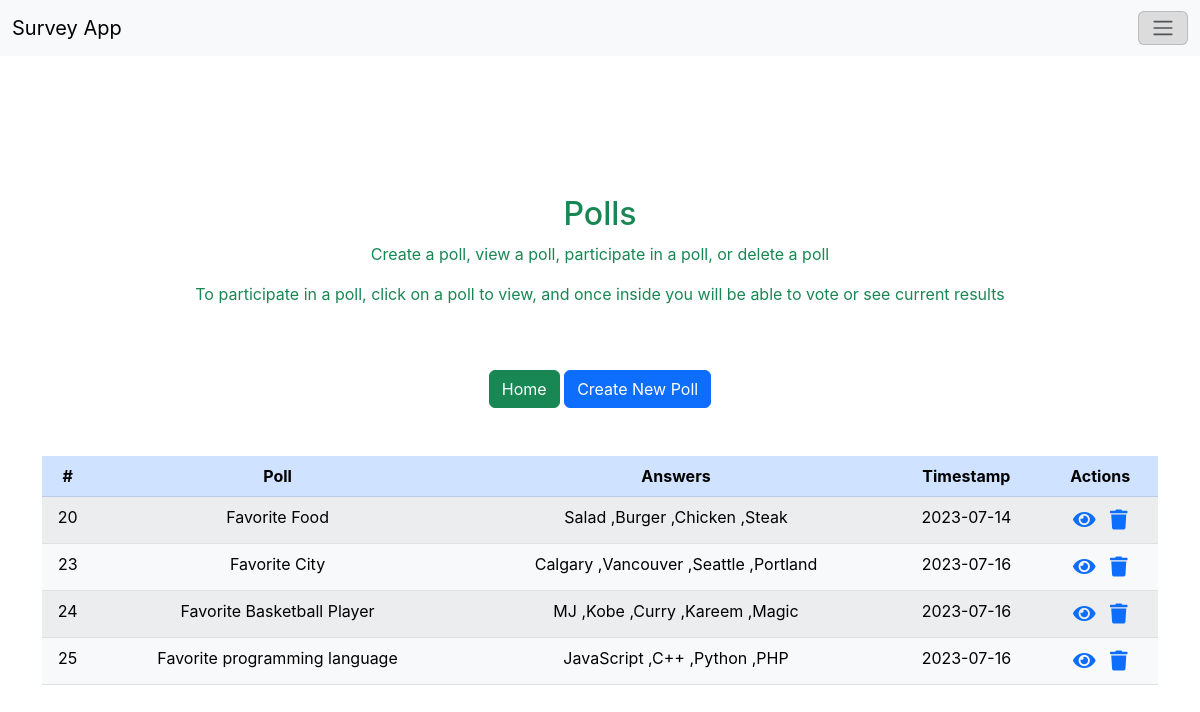
The page / on the database its author committed.
### tables this page shows
CREATE TABLE `polls` (
  `id` int(11) NOT NULL,
  `title` text NOT NULL,
  `desc` text NOT NULL,
  `timestamp` timestamp NOT NULL DEFAULT CURRENT_TIMESTAMP ON UPDATE CURRENT_TIMESTAMP
);

### index.php (the view, shortened to what this page needs)
<?php
include 'functions.php';
$pdo = pdo_connect_mysql();
$stmt = $pdo->query('SELECT p.*,
                    GROUP_CONCAT(pa.title ORDER BY pa.id)
                    AS answers FROM polls p
                    LEFT JOIN poll_answers pa ON pa.poll_id = p.id
                    GROUP BY p.id');
$polls = $stmt->fetchAll(PDO::FETCH_ASSOC);
?>
<?=template_header("Polls and Surveys", "fas fa-vote-yea fa-2x")?>
<div class="container mt-5">
    <div class="row">
        <div class="col mt-5">
        <h2>Polls</h2>
            <p>Create a poll, view a poll, participate in a poll, or delete a poll</p>
            <p>To participate in a poll, click on a poll to view, and once inside you will be able to vote or see current results</p>
        </div>
    </div>
	<div class="mt-5 mb-5">
    <a class="btn btn-success" href="index.php">Home</a>
    <a class="btn btn-primary" href="create.php">Create New Poll</a>
    </div>
	<table class="table table-hover table-light table-striped">
        <thead class="table-primary">
            <tr>
                <th scope="col">#</th>
                <th scope="col">Poll</th>
				<th scope="col">Answers</th>
                <th scope="col">Timestamp</th>
                <th scope="col">Actions</th>
            </tr>
        </thead>
        <tbody>
            <?php foreach ($polls as $poll): ?>
            <tr>
                <td><?=$poll['id']?></td>
                <td><?=$poll['title']?></td>
				<td><?=$poll['answers']?></td>
                <td><?php formatDate($poll['timestamp']);
                ?></td>
                <td class="actions">
					<a href="vote.php?id=<?=$poll['id']?>" class="view" title="View Poll"><i class="fas fa-eye"></i></a>
                    <a href="delete.php?id=<?=$poll['id']?>" class="trash" title="Delete Poll"><i class="fas fa-trash"></i></a>
                </td>
            </tr>
            <?php endforeach; ?>
        </tbody>
    </table>
</div>
<?=template_footer()?>

### functions.php (shortened to what this page needs)
<?php
function formatDate($input) {
    $timestamp = strtotime($input);
    $new_date_format = date('Y-m-d', $timestamp);
    echo $new_date_format;
}
function template_header($title, $icon)
{
echo <<<EOT
<!doctype html>
<html lang="en">
  <head>
    <meta charset="utf-8">
    <meta name="viewport" content="width=device-width, initial-scale=1, shrink-to-fit=no">
    <link href="https://cdn.jsdelivr.net/npm/bootstrap@5.3.0/dist/css/bootstrap.min.css" rel="stylesheet">
    <link href="style.css" rel="stylesheet" type="text/css">
    <link rel="stylesheet" href="https://use.fontawesome.com/releases/v5.8.2/css/all.css">
    <link rel="stylesheet" href="https://fonts.googleapis.com/css?family=Roboto:300,400,500,700&display=swap">
    <script src="https://cdn.jsdelivr.net/npm/bootstrap@5.3.0/dist/js/bootstrap.bundle.min.js"></script>
  </head>
  <title>$title</title>
  <body>
  <nav class="navbar bg-body-tertiary fixed-top">
    <div class="container-fluid">
        <a class="navbar-brand" href="#">Survey App</a>
            <button class="navbar-toggler" type="button" data-bs-toggle="offcanvas" data-bs-target="#offcanvasNavbar" aria-controls="offcanvasNavbar" aria-label="Toggle navigation">
            <span class="navbar-toggler-icon"></span>
        </button>
        <div class="offcanvas offcanvas-end" tabindex="-1" id="offcanvasNavbar" aria-labelledby="offcanvasNavbarLabel">
        <div class="offcanvas-header">
            <h5 class="offcanvas-title" id="offcanvasNavbarLabel">Offcanvas</h5>
            <button type="button" class="btn-close" data-bs-dismiss="offcanvas" aria-label="Close"></button>
        </div>
        <div class="offcanvas-body">
            <ul class="navbar-nav justify-content-end flex-grow-1 pe-3">
                <li class="nav-item">
                    <a class="nav-link active" aria-current="page" href="index.php">Home</a>
                </li>
                <li class="nav-item">
                    <a class="nav-link" href="create.php">New Survey</a>
                </li>
            </ul>
        </div>
        </div>
    </div>
    </nav>
    <div class="d-flex align-items-center" style="min-height: 100vh">
      <div class="box w-100 text-success">
EOT;
}
function template_footer() {
    echo <<<EOT
        </body>
    </html>
    EOT;
    }

### style.css (style rules this page uses)
* { box-sizing: border-box; font-family: -apple-system, BlinkMacSystemFont, 'segoe ui', roboto, oxygen, ubuntu, cantarell, 'fira sans', 'droid sans', 'helvetica neue', Arial, sans-serif; font-size: 16px; -webkit-font-smoothing: antialiased; -moz-osx-font-smoothing: grayscale; }
body { background-color: #ffffff; margin: 0; }
.navbar-toggler { background: gainsboro !important; }
.fas { padding: 5px; font-size: 20px; }
.container { text-align: center !important; }

### rows shown on the page
polls: id "20", title "Favorite Food", answers "Salad ,Burger ,Chicken ,Steak", timestamp "2023-07-14"
polls: id "23", title "Favorite City", answers "Calgary ,Vancouver ,Seattle ,Portland", timestamp "2023-07-16"
polls: id "24", title "Favorite Basketball Player", answers "MJ ,Kobe ,Curry ,Kareem ,Magic", timestamp "2023-07-16"
polls: id "25", title "Favorite programming language", answers "JavaScript ,C++ ,Python ,PHP", timestamp "2023-07-16"
